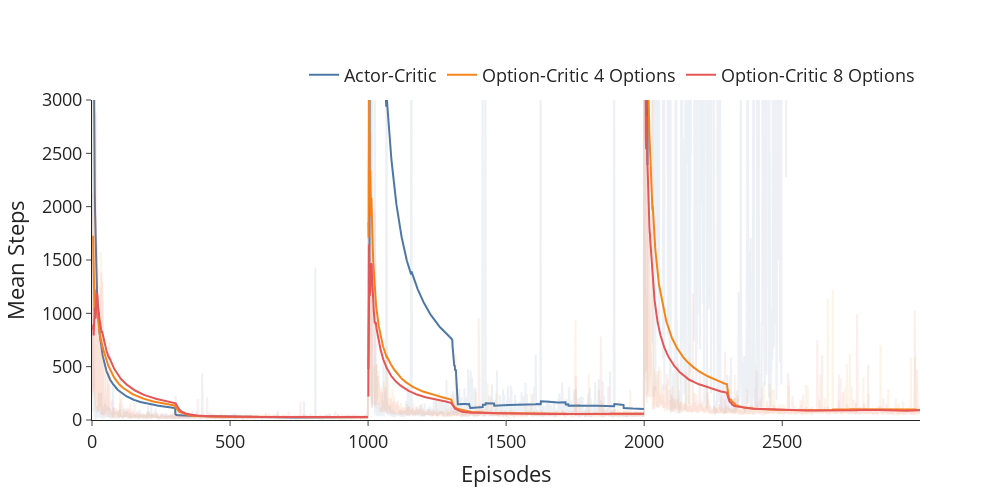

Notebook source saved alongside this figure:
### Markdown cell above
## Graphs
### First Version

### Code cell
data = pd.read_csv("exp_3point.csv")

def cum_mean(array, intervale = 200):
    new_array = np.zeros(len(array))
    for i in range(len(array)):
        if i>intervale:
            new_array[i] = np.mean(array[i-intervale:i])
        else:
            new_array[i] = np.mean(array[0:i].tolist())
    
    return new_array

for o in [1,4,8]:
    for i in range(3):
        l1 = i*1000
        l2 = (i+1)*1000
        data.loc[l1:l2, f"smooth_{o}"] = smooth(data.loc[l1:l2, f"lengths_{o}"], .99)
        data.loc[l1:l2, f"mean_{o}"] = cum_mean(data.loc[l1:l2, f"lengths_{o}"], 300)
        
data.loc[2001:, 'smooth_1'] = None

options = [1, 4, 8]
names = ["Actor-Critic", "Option-Critic 4 Options", "Option-Critic 8 Options"]
colors = px.colors.qualitative.T10

fig = go.Figure()

for i, o in enumerate(options):
    
    line = go.Scatter(
        x=data.index[4:], y=data[f'mean_{o}'][4:],
        mode='lines', name=names[i], 
        line=dict(
                color=colors[i],
            )
    )
    fig.add_trace(line)
    fig.add_trace(go.Scatter(
        x=data.index, y=data[f'lengths_{o}'],
        mode='lines',
        opacity=0.1, showlegend=False,
        line=dict(color=colors[i])
        ))

fig.update_layout(
        xaxis_title="Episodes",
        yaxis_title="Mean Steps",
        template="simple_white",
        width=1000, height=500,
        yaxis_range=[0, 3000],
        legend=dict(
            orientation="h",
            yanchor="bottom",
            y=1.02,
            xanchor="right",
            x=1
        ),
        font=dict(
            size=18,
        )
)

# Display the plot
fig.show()

table = pd.DataFrame(columns=names)

for j, o in enumerate(options):   
    
    tmp = []
    for i in range(3):
        l1 = i*1000
        l2 = (i+1)*1000
        section = data.loc[l1:l2, f"lengths_{o}"]
        auc = np.trapz(section)
        tmp.append(auc)
        
    table[names[j]] = tmp

table["Number of States"] = range(1, 4)
table[["Number of States"]+names]

### Figure 1 — Plotly figure (JSON) as saved in the notebook; plotly's stock layout.template omitted (floating-point values rounded to 4 significant figures; data arrays with more than 128 entries replaced by an {"elided": "..."} marker saying what was removed)
{"data": [{"line": {"color": "#4C78A8"}, "mode": "lines", "name": "Actor-Critic", "type": "scatter", "x": {"elided": "2996 int values"}, "y": {"elided": "2996 float values"}}, {"line": {"color": "#4C78A8"}, "mode": "lines", "opacity": 0.1, "showlegend": false, "type": "scatter", "x": {"elided": "3000 int values"}, "y": {"elided": "3000 int values"}}, {"line": {"color": "#F58518"}, "mode": "lines", "name": "Option-Critic 4 Options", "type": "scatter", "x": {"elided": "2996 int values"}, "y": {"elided": "2996 float values"}}, {"line": {"color": "#F58518"}, "mode": "lines", "opacity": 0.1, "showlegend": false, "type": "scatter", "x": {"elided": "3000 int values"}, "y": {"elided": "3000 int values"}}, {"line": {"color": "#E45756"}, "mode": "lines", "name": "Option-Critic 8 Options", "type": "scatter", "x": {"elided": "2996 int values"}, "y": {"elided": "2996 float values"}}, {"line": {"color": "#E45756"}, "mode": "lines", "opacity": 0.1, "showlegend": false, "type": "scatter", "x": {"elided": "3000 int values"}, "y": {"elided": "3000 int values"}}], "layout": {"font": {"size": 18}, "height": 500, "legend": {"orientation": "h", "x": 1, "xanchor": "right", "y": 1.02, "yanchor": "bottom"}, "width": 1000, "xaxis": {"title": {"text": "Episodes"}}, "yaxis": {"range": [0, 3000], "title": {"text": "Mean Steps"}}}}
